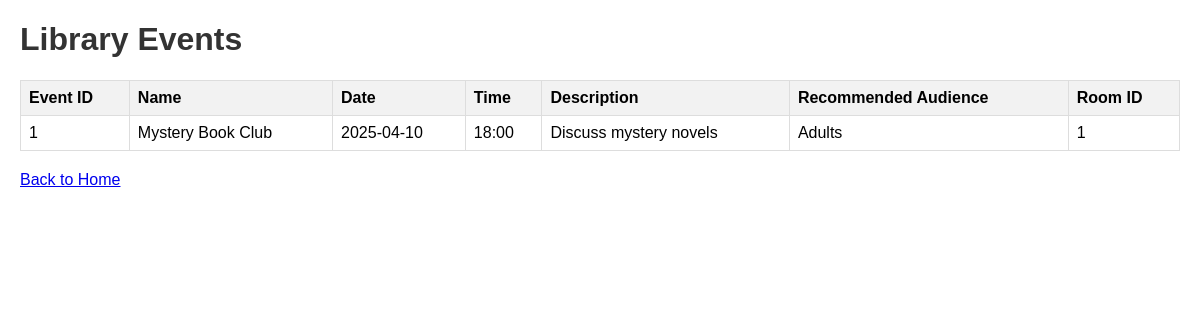
The app's page /events with its own data.
### tables this page shows
CREATE TABLE Event (
            EventID INTEGER PRIMARY KEY AUTOINCREMENT,
            Name TEXT NOT NULL,
            Date TEXT NOT NULL,
            Time TEXT,
            Description TEXT,
            RecommendedAudience TEXT,
            RoomID INTEGER NOT NULL,
            FOREIGN KEY (RoomID) REFERENCES SocialRoom(RoomID)
        );

### app.py (the view)
@app.route('/events')
def events():
    conn = get_db()
    cursor = conn.cursor()
    cursor.execute("SELECT * FROM Event")
    events = cursor.fetchall()
    return render_template('events.html', events=events)

### app.py (called while the page is built)
def get_db():
    if 'db' not in g:
        g.db = sqlite3.connect('library.db', timeout=20)  # Increase timeout to 20 seconds
        g.db.row_factory = sqlite3.Row  # Allows accessing columns by name
        g.db.execute("PRAGMA journal_mode=WAL;")
    return g.db

### templates/events.html (shortened to what this page needs)
<!DOCTYPE html>
<html>
<head>
    <link rel="stylesheet" href="{{ url_for('static', filename='style.css') }}">
</head>
<body>
    <h1>Library Events</h1>
    {% if events %}
        <table border="1">
            <tr>
                <th>Event ID</th>
                <th>Name</th>
                <th>Date</th>
                <th>Time</th>
                <th>Description</th>
                <th>Recommended Audience</th>
                <th>Room ID</th>
            </tr>
            {% for event in events %}
            <tr>
                <td>{{ event['EventID'] }}</td>
                <td>{{ event['Name'] }}</td>
                <td>{{ event['Date'] }}</td>
                <td>{{ event['Time'] }}</td>
                <td>{{ event['Description'] }}</td>
                <td>{{ event['RecommendedAudience'] }}</td>
                <td>{{ event['RoomID'] }}</td>
            </tr>
            {% endfor %}
        </table>
    {% else %}
        <p>No events found.</p>
    {% endif %}
    <a href="{{ url_for('index') }}">Back to Home</a>
</body>
</html>

### static/style.css (style rules this page uses)
body { font-family: Arial, sans-serif; margin: 20px; }
h1, h2 { color: #333; }
table { border-collapse: collapse; width: 100%; margin: 20px 0; }
th, td { border: 1px solid #ddd; padding: 8px; text-align: left; }
th { background-color: #f2f2f2; }

### records on screen
Event: EventID "1", Name "Mystery Book Club", Date "2025-04-10", Time "18:00", Description "Discuss mystery novels", RecommendedAudience "Adults", RoomID "1"
